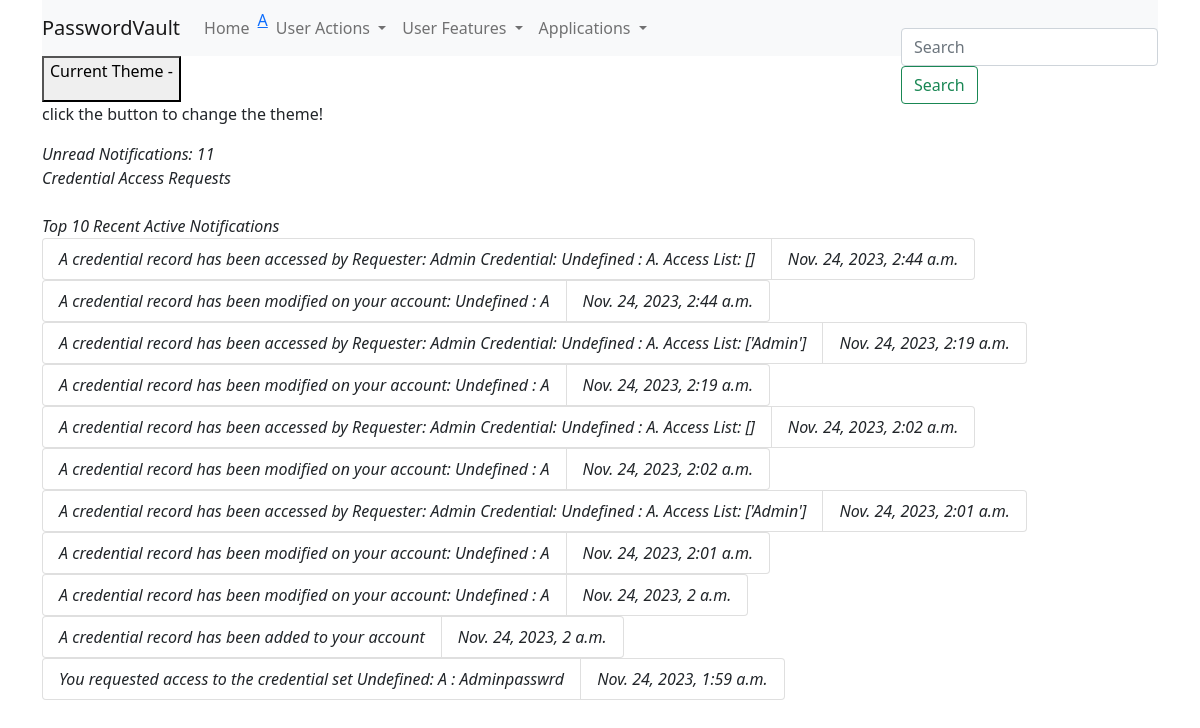
The app's page /a/notifications/ (signed in) with its own data.
### UserManagement/models.py (models this page shows, shortened)
class SolutionUser(AbstractUser, PermissionsMixin): # Server Based Encryption
    username = models.CharField(max_length=255, blank=False, unique=True, null=True) # seen by users - cannot be changed
    _email = fields.EncryptedEmailField(blank=False, unique=False, default="")
    email = fields.SearchField(FIELD_ENCRYPTION_KEYS[0],encrypted_field_name="_email")
    password = models.CharField(max_length=1024, blank=False, unique=False, null=True)
    _key = fields.EncryptedCharField(max_length=KEY_CHAR_LENGTH[0], blank=False, null=True)
    key = fields.SearchField(FIELD_ENCRYPTION_KEYS[0],encrypted_field_name="_key")
    is_new = models.BooleanField(default=True)
    is_active = models.BooleanField(default=False)
    is_staff = models.BooleanField(default=False)
    is_superuser = models.BooleanField(default=False)
    date_joined = models.DateTimeField(auto_now=False, auto_now_add=True)
    slug = AutoSlugField(populate_from='username', default='', unique=True)
    models.UniqueConstraint(fields=['username', 'email'], name= 'unique_account')
    USERNAME_FIELD = 'username'
    EMAIL_FIELD = 'email'
    REQUIRED_FIELDS = ['email',]
    objects = SolutionUserManager()
    def __str__(self):
        return f"{self.username} {self.email}"

### CredentialVault/models.py (models this page shows, shortened)
class Notification(models.Model):
    notification_purpose = [('CredentialAccessRequest',0), ('CredentialAccessDenail',1), ('CredentialAccessAccepted',2), ('CredentialChangeRequired',3), ('CredentialChangeCompleted',4),
                            ('CredentialRecordAdded',5),('CredentialRecordRemoved',6),('CredentialRecordModified',7),('CredentialRecordAccessed',8), ('CredentialAccessRequested',9)] # Specifier that designates if a record is shared to friend profiles
    activity_state = [('active', 0), ('inactive',1), ('silenced', 2)]
    associated_user = models.ForeignKey(get_user_model(), verbose_name=("notified_user"), on_delete=models.CASCADE)
    purpose = models.IntegerField(choices=notification_purpose, blank=False, unique=False)
    description = models.TextField(max_length=500, unique=False, default="")
    added_date = models.DateTimeField(auto_now=True, auto_now_add=False)
    active = models.BooleanField(choices=activity_state, blank=False, unique=False, default=True)
    urgency = models.BooleanField(default=False ) #"Statues that denotes if a notification requires timely attention or not"
    other_user = models.CharField(max_length=100, verbose_name=("requesting_user"), default=None, null=True)
    related_credentail = models.ForeignKey(CredentialRecord, verbose_name=("related_credential_record"), on_delete=models.CASCADE)
    read = models.BooleanField(default=False) # Denotes if the owner has read the notification

### FriendFunctionality/views.py (the view)
# urls.py: path('notifications/', NotificationListView.as_view(), name = "notification_view"),
class NotificationListView(ListView, LoginRequiredMixin):
    template_name = 'FriendFunctionality/notifications.html'
    context_object_name = 'notification_records'
    model = Notification
    def get_context_data(self, **kwargs: Any):
        context = super().get_context_data(**kwargs)
        all_access_requests_notifications = []
        all_active_notifications = Notification.objects.filter(associated_user = self.request.user, active = True).all()
        for notification in all_active_notifications:
            if notification.purpose == 0:
                all_access_requests_notifications.append(notification)
                notification.read = True
                notification.save()
        context['access_requests'] = reversed(all_access_requests_notifications)
        context['all_notifications'] =  reversed(all_active_notifications)
        unread_notifications = Notification.objects.filter(associated_user=self.request.user, read=False).count()
        context["unread_notifications"] = unread_notifications
        return context

### FriendFunctionality/templates/FriendFunctionality/notifications.html (shortened to what this page needs)
{% extends "base.html" %}
{% block Body %}
    {% block requests_notifications %}
    <i class="fas fa-h3    ">  Unread Notifications: {{unread_notifications}}</i>
    <br>
    <i class="fas fa-h3    ">  Credential Access Requests</i>
        <br>
        <br>
    {% endblock requests_notifications %}
    {% block all_notifications %}
        <i class="fas fa-h3    "> Top 10 Recent Active Notifications</i>
        {% for notification in all_notifications|slice:":10"%}
            <div id= '{{notification.id}}'>
                <ul class="list-group list-group-horizontal">
                    <li class="list-group-item"><i class="fas fa-h2    ">{{notification.description}} </i></li>
                    <li class="list-group-item"><i class="fas fa-h2    ">{{notification.added_date}} </i></li>
                </ul>
            </div>
        {% endfor %}
            <br>
    {% endblock all_notifications %}
{% endblock Body %}

### UserManagement/templates/base.html (shortened to what this page needs)
<!DOCTYPE html>
{% load  static %}
<html lang="en" data-bs-theme="dark">
<head>
    <link href="https://cdn.jsdelivr.net/npm/bootstrap@5.0.2/dist/css/bootstrap.min.css" rel="stylesheet">
</head>
<body class="container">
    {% block Nav %}
        <nav class="navbar navbar-expand-sm navbar-light bg-light ">
            <a class="navbar-brand" href="#">PasswordVault</a>
            <div class="collapse navbar-collapse" id="navbarSupportedContent">
              <ul class="navbar-nav mr-auto">
                <li class="nav-item active">
                  <a class="nav-link" href={% url "home" %}>Home </a>
                </li>
                <li class="nav-item">
                    {% if user.is_authenticated %}
                        <span>
                            <p> <a href = {% url 'user_settings' %}> {{user.username}} </a> </p>
                            <li class="nav-item dropdown " data-bs-theme="dark">
                              <a class="nav-link dropdown-toggle" href="#" id="navbarDropdown" role="button" data-toggle="dropdown" aria-haspopup="true" aria-expanded="false">
                                User Actions
                              </a>
                              <div class="dropdown-menu" aria-labelledby="navbarDropdown">
                            <li class="nav-item dropdown " data-bs-theme="dark">
                              <a class="nav-link dropdown-toggle" href="#" id="navbarDropdown" role="button" data-toggle="dropdown" aria-haspopup="true" aria-expanded="false">
                                User Features
                              </a>
                          </span>
                    {% endif %}
                </li>
                <li class="nav-item dropdown " data-bs-theme="dark">
                  <a class="nav-link dropdown-toggle" href="#" id="navbarDropdown" role="button" data-toggle="dropdown" aria-haspopup="true" aria-expanded="false">
                    Applications
                  </a>
                </li>
                <li class="nav-item">
                  <a class="nav-link disabled" href="#" tabindex="-1" aria-disabled="true">{% block extended_nav %}{% endblock extended_nav %}</a>
                </li>
              </ul>
                    <form class="form-inline my-2 my-lg-0 position-absolute top-50 end-0 ">
                        <input class="form-control mr-sm-2" type="search" placeholder="Search" aria-label="Search">
                        <button class="btn btn-outline-success my-2 my-sm-0" type="submit">Search</button>
                    </form>
            </div>
          </nav>
    {% endblock Nav %}
    {% block color_theme %}
          <button><p> Current Theme - {{request.session.current_theme}}</p></button>
            <p> click the button to change the theme! </p>
    {% endblock color_theme %}
    {% block Body %}{% endblock Body %}
</body>
</html>

### records on screen
SolutionUser: username "A"
Notification: description "A credential record has been accessed by Requester: Admin Credential: Undefined : A. Access List: []", added_date "Nov. 24, 2023, 2:44 a.m."
Notification: description "A credential record has been modified on your account: Undefined : A", added_date "Nov. 24, 2023, 2:44 a.m."
Notification: description "A credential record has been accessed by Requester: Admin Credential: Undefined : A. Access List: ['Admin']", added_date "Nov. 24, 2023, 2:19 a.m."
Notification: description "A credential record has been modified on your account: Undefined : A", added_date "Nov. 24, 2023, 2:19 a.m."
Notification: description "A credential record has been accessed by Requester: Admin Credential: Undefined : A. Access List: []", added_date "Nov. 24, 2023, 2:02 a.m."
Notification: description "A credential record has been modified on your account: Undefined : A", added_date "Nov. 24, 2023, 2:02 a.m."
Notification: description "A credential record has been accessed by Requester: Admin Credential: Undefined : A. Access List: ['Admin']", added_date "Nov. 24, 2023, 2:01 a.m."
Notification: description "A credential record has been modified on your account: Undefined : A", added_date "Nov. 24, 2023, 2:01 a.m."
Notification: description "A credential record has been modified on your account: Undefined : A", added_date "Nov. 24, 2023, 2 a.m."
Notification: description "A credential record has been added to your account", added_date "Nov. 24, 2023, 2 a.m."
Notification: description "You requested access to the credential set Undefined: A : Adminpasswrd", added_date "Nov. 24, 2023, 1:59 a.m."

### other values on screen
{{ unread_notifications }} "11"
